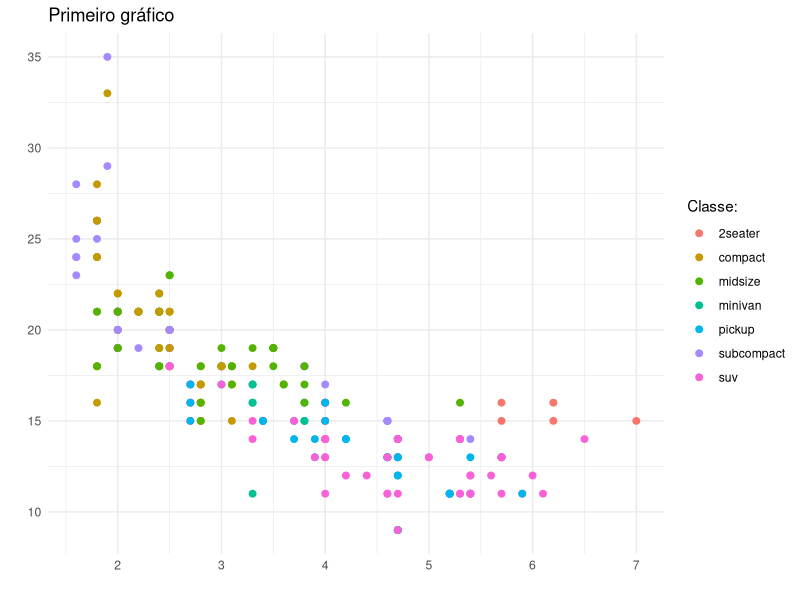

Generate this figure with R:
## ---- chunk 1
library(tidyverse)
library(kableExtra)

theme_set(theme_minimal())
## ---- chunk 2
mpg %>%
  kable()
## ---- chunk 3
mpg %>%
  ggplot(aes(displ, cty, color = class)) +
  geom_point(size = 2) +
  labs(title = "Primeiro gráfico",
       x = "", y = "", color = "Classe:")
